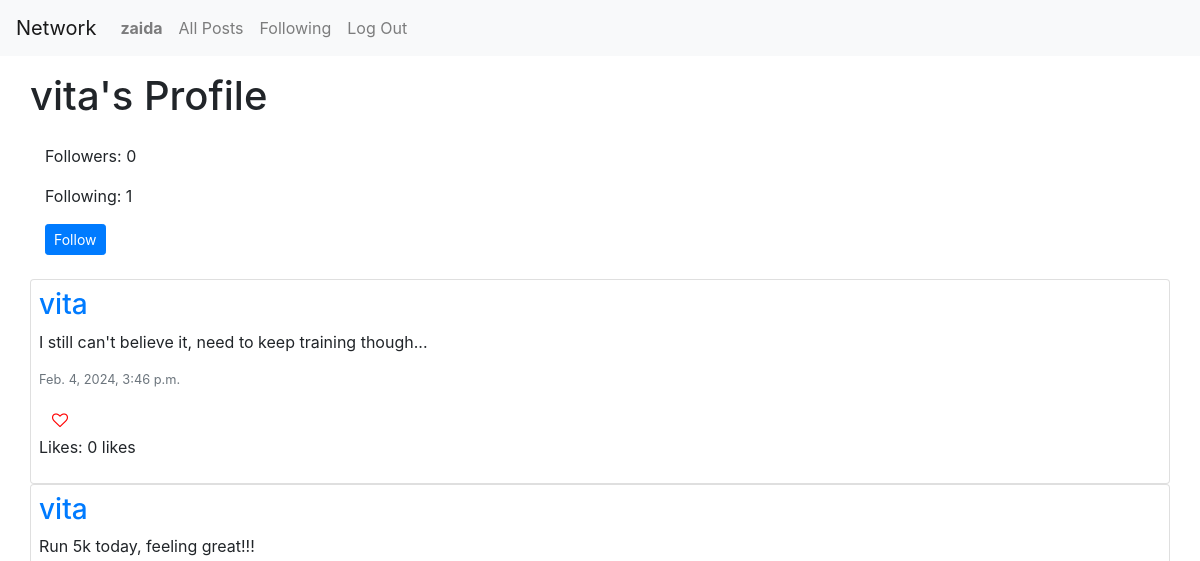
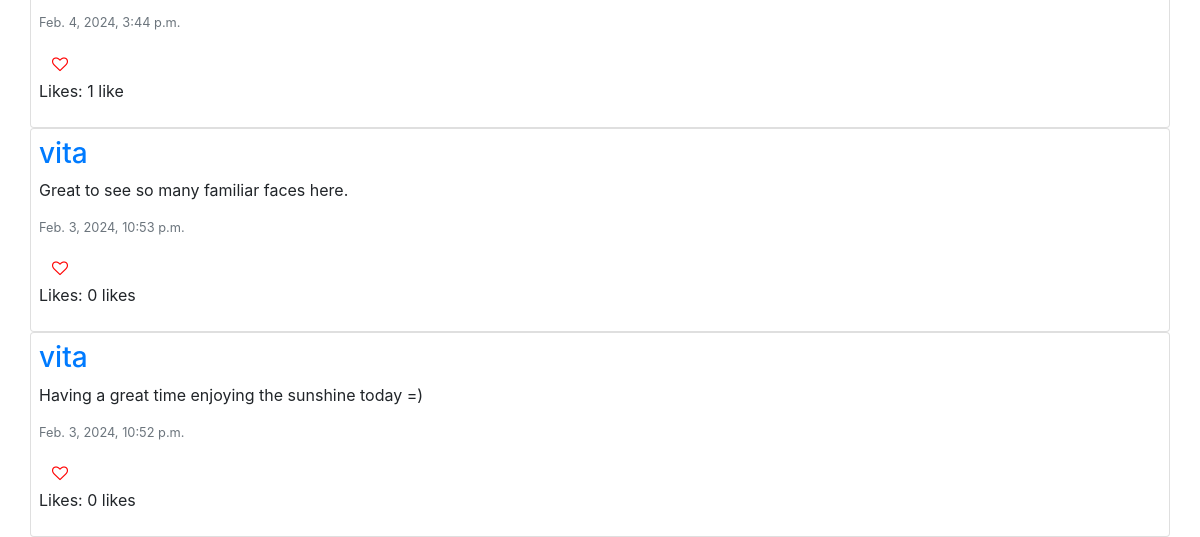
Page /profile/6 (signed in) on the earlier database version (2 pictures, top to bottom).
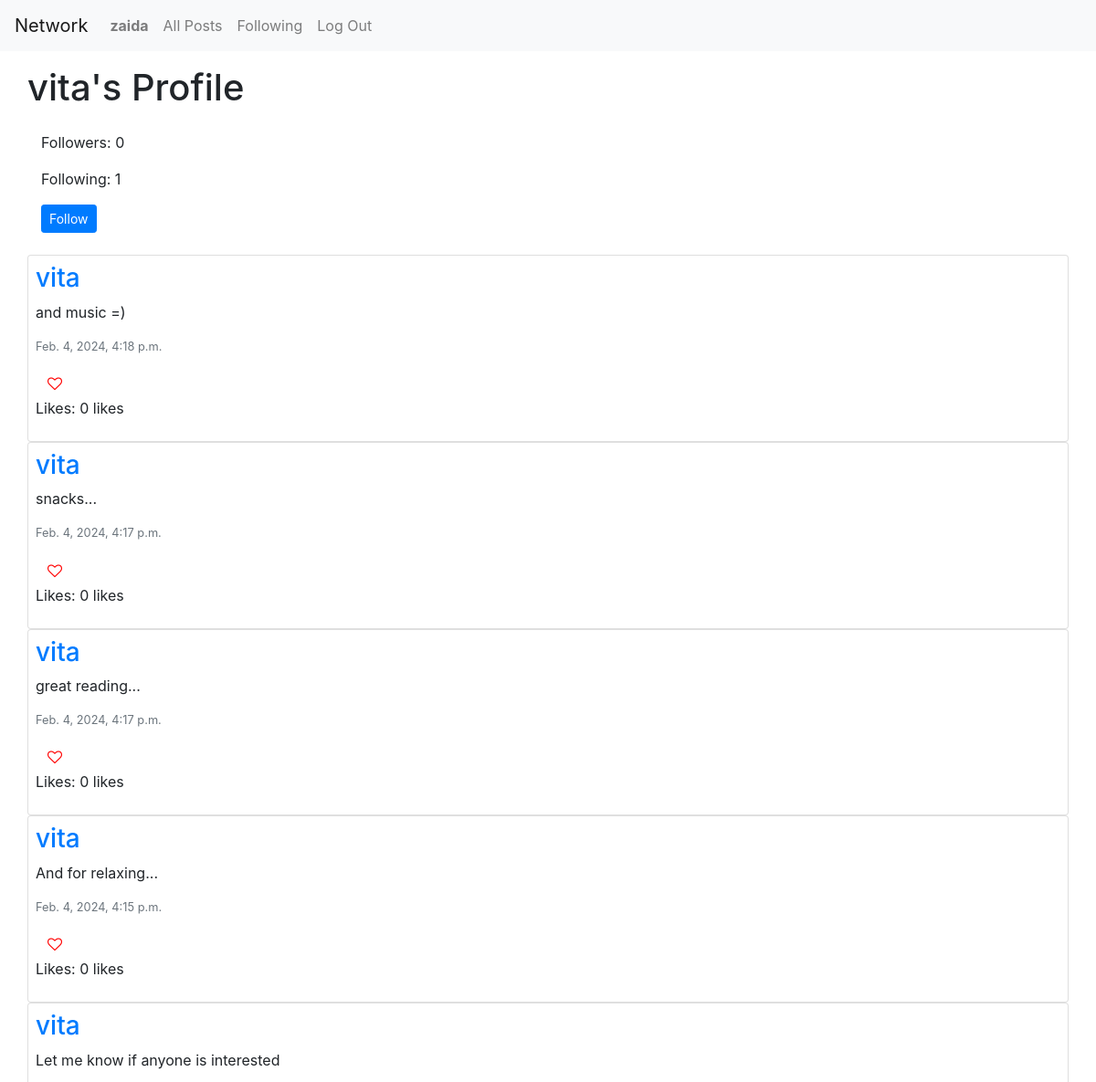
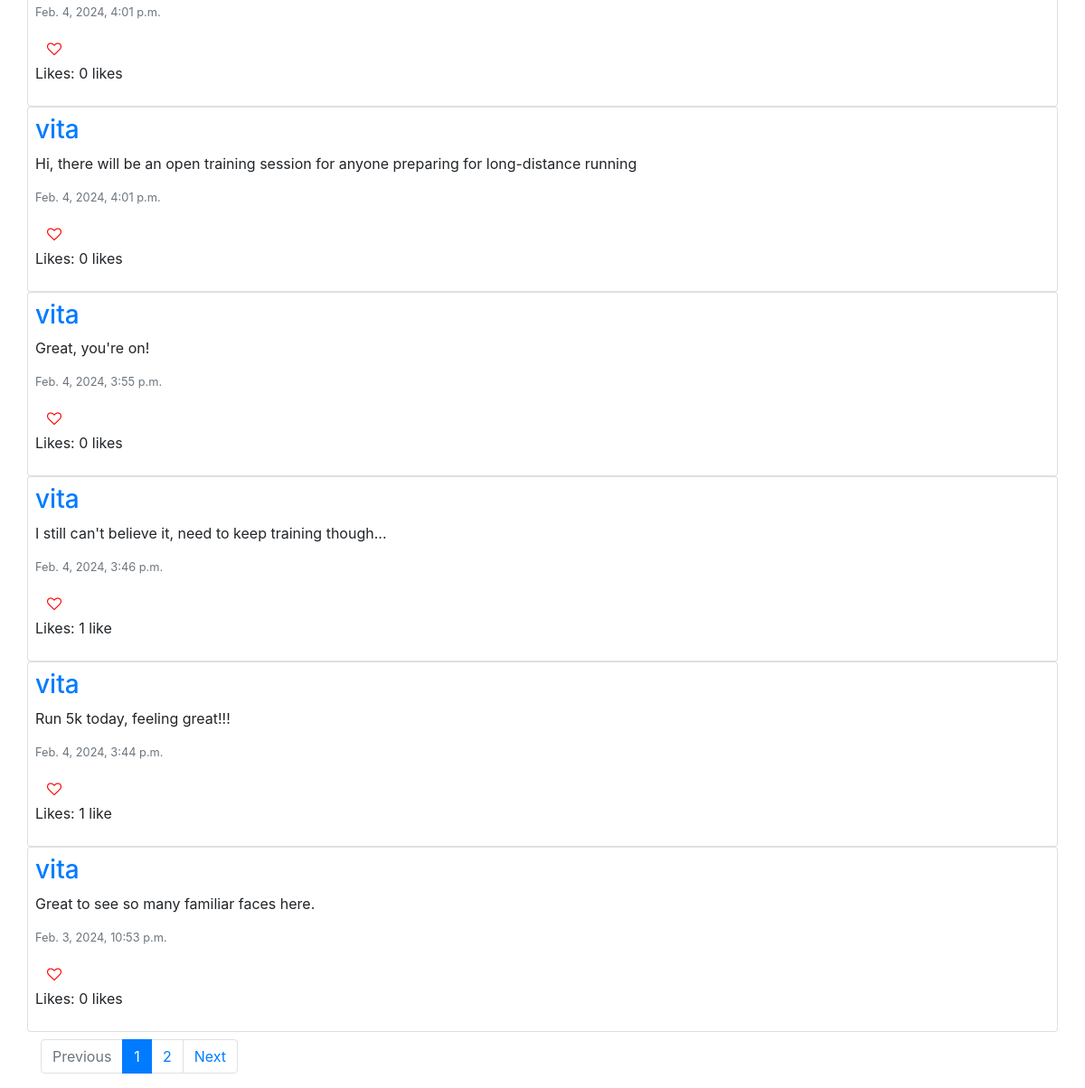
Same page on the later database version (2 pictures, top to bottom).
### network/models.py (models this page shows, shortened)
class User(AbstractUser):
    pass

class Post(models.Model):
    author= models.ForeignKey("User", on_delete=models.CASCADE, related_name='posts')
    content = models.CharField(max_length=300)
    timestamp = models.DateTimeField(auto_now_add=True)
    like = models.IntegerField(default=0)

### network/views.py (the view)
# urls.py: path("profile/<int:user_id>", views.profile, name="profile"),
def profile(request, user_id):
    user = get_object_or_404(User, id=user_id)
    current_user = request.user
    posts = Post.objects.filter(author=user).order_by('id').reverse()
    following = Follower.objects.filter(follower=user)
    followers = Follower.objects.filter(followed=user)
    isFollowing = followers.filter(follower=current_user).exists()
    paginator = Paginator(posts, 10)
    page_number = request.GET.get('page')
    page_obj = paginator.get_page(page_number)
    return render(request, "network/profile.html", {
        'posts': posts,
        'page_obj': page_obj,
        'username': user.username,
        'profile_owner': user,
        'followers': followers,
        'following': following,
        'isFollowing': isFollowing,
    })

### network/templates/network/profile.html (shortened to what this page needs)
{% extends "network/layout.html" %} {% load static %} {% block body %}
<div id="title" class="row my-3">
  <h1 class>{{ username }}'s Profile</h1>
</div>
<div>
  <p id="followersCount">Followers: {{ followers.count }}</p>
  <p id="followingCount">Following: {{ following.count }}</p>
  {% if user.is_authenticated %} {% if user != profile_owner %}
  {% if isFollowing %}
  <form action="{% url 'remove_follow' %}" method="post">
    {% csrf_token %}
    <input type="hidden" name="following_user" value="{{ profile_owner }}" />
    <input type="submit" value="Unfollow" class="btn btn-primary mb-4 btn-sm" />
  </form>
  {% else %}
  <form action="{% url 'add_follow' %}" method="post">
    <input type="submit" value="Follow" class="btn btn-primary mb-4 btn-sm" />
  </form>
  {% endif %} {% endif %} {% endif %}
</div>
<div id="posts-view">
  <div id="all-posts">
    {% for post in page_obj %}
    <div class="row post card p-2">
      <h3>
        <a href="{% url 'profile' user_id=post.author.id%}">{{post.author}}</a>
      </h3>
      <p id="content_{{ post.id }}">{{ post.content }}</p>
      <p class="text-secondary lh-1 small">{{ post.timestamp }}</p>
      {% if user.is_authenticated %} {% if user == post.author %}
      <p>
        <span class="like_count" id="like_count_{{post.id}}"
          >Likes: {{ post.like }} {% if post.like == 1 %} like {% else %} likes
          {% endif %}
        </span>
      </p>
      <div>
        <button
          class="btn btn-primary btn-sm"
          data-toggle="modal"
          data-target="#modal_edit_{{ post.id }}"
        >
          Edit
        </button>
      </div>
      <div
        class="modal fade"
        tabindex="-1"
        role="dialog"
        id="modal_edit_{{ post.id }}"
        aria-labelledby="modal_edit_{{ post.id }}_label"
      >
        <div class="modal-dialog" role="document">
          <div class="modal-content">
            <div class="modal-header">
              <h5 class="modal-title">Edit Post</h5>
              <button
                type="button"
                class="close"
                data-dismiss="modal"
                aria-label="Close"
                aria-hidden="true"
              >
                <span aria-hidden="true">&times;</span>
              </button>
            </div>
            <div class="modal-body">
              {% csrf_token %}
              <textarea
                name="content"
                id="textarea_{{ post.id }}"
                cols="30"
                rows="6"
                class="p-2 form-control"
              >
{{ post.content }}</textarea
              >
            </div>
            <div class="modal-footer">
              <button
                type="button"
                class="btn btn-primary"
                onclick="submitHandler('{{ post.id }}')"
              >
                Submit changes
              </button>
              <button
                type="button"
                class="btn btn-secondary"
                data-dismiss="modal"
              >
                Close
              </button>
            </div>
          </div>
        </div>
      </div>
      {% else %} {% if post.id in postsLiked %}
      <button
        id="{{ post.id }}"
        class="btn col-1 fa fa-heart text-left"
        style="color: red"
        onclick="likeHandler('{{ post.id }}', '{{ postsLiked }}', '{{likeCount}}')"
      ></button>
      <p>
        <span class="like_count" id="like_count_{{post.id}}"
          >Likes: {{ post.like }} {% if post.like == 1 %} like {% else %} likes
          {% endif %}
        </span>
      </p>
      {% else %}
      <button
        id="{{ post.id }}"
        class="btn col-1 fa fa-heart-o text-left"
        style="color: red"
        onclick="likeHandler('{{ post.id }}', '{{ postsLiked }}', '{{likeCount}}')"
      ></button>
      <p>
        <span class="like_count" id="like_count_{{post.id}}"
          >Likes: {{ post.like }} {% if post.like == 1 %} like {% else %} likes
          {% endif %}
        </span>
      </p>
      {% endif %} {% endif %} {% endif %}
    </div>
    {% endfor %}
  </div>
  <nav aria-label="All Posts navigation">
    {% if page_obj.has_other_pages %}
    <ul class="pagination mt-2">
      {% if page_obj.has_previous %}
      <li class="page-item">
        <a class="page-link" href="?page={{ page_obj.previous_page_number }}"
          >Previous</a
        >
      </li>
      {% else %}
      <li class="page-item disabled">
        <span class="page-link">Previous</span>
      </li>
      {% endif %} {{""}} {% for page_number in page_obj.paginator.page_range%}
      {{""}} {% if page_obj.number == page_number %}
      <li class="active page-item">
        <span class="page-link"
          >{{ page_number }} <span class="sr-only">(current)</span></span
        >
      </li>
      {% else %}
      <li class="page-item">
        <a class="page-link" href="?page={{ page_number }}"
          >{{ page_number }}</a
        >
      </li>
      {% endif %} {% endfor %} {% if page_obj.has_next %}
      <li class="page-item">
        <a class="page-link" href="?page={{ page_obj.next_page_number }}"
          >Next</a
        >
      </li>
      {% else %}
      <li class="disabled page-item"><span class="page-link">Next</span></li>
      {% endif %}
    </ul>
    {% endif %}
  </nav>
</div>
{% endblock %}

### network/templates/network/layout.html (shortened to what this page needs)
{% load static %}
<!DOCTYPE html>
<html lang="en">
  <head>
    <link
      rel="stylesheet"
      href="https://stackpath.bootstrapcdn.com/bootstrap/4.4.1/css/bootstrap.min.css"
    />
    <link href="{% static 'network/styles.css' %}" rel="stylesheet" />
    <link
      rel="stylesheet"
      href="https://cdnjs.cloudflare.com/ajax/libs/font-awesome/4.7.0/css/font-awesome.min.css"
    />
  </head>
  <body>
    <nav class="navbar navbar-expand-lg navbar-light bg-light">
      <a class="navbar-brand" href="{% url 'index' %}">Network</a>
      <div>
        <ul class="navbar-nav mr-auto">
          {% if user.is_authenticated %}
          <li class="nav-item">
            <a class="nav-link" href="{% url 'profile' user_id=user.id %}"
              ><strong>{{ user.username }}</strong></a
            >
          </li>
          {% endif %}
          <li class="nav-item">
            <a class="nav-link" href="{% url 'index' %}">All Posts</a>
          </li>
          {% if user.is_authenticated %}
          <li class="nav-item">
            <a class="nav-link" href="{% url 'following' %}">Following</a>
          </li>
          <li class="nav-item">
            <a class="nav-link" href="{% url 'logout' %}">Log Out</a>
          </li>
          {% endif %}
        </ul>
      </div>
    </nav>
    <div class="container">
      <div class="body">{% block body %} {% endblock %}</div>
    </div>
  </body>
</html>

Differences in the rows shown:
no longer on this page (row unchanged): Post: author "vita", content "Having a great time enjoying the sunshine today =)", timestamp "Feb. 3, 2024, 10:52 p.m.", like "0", shows "likes"
added Post: author "vita", content "and music =)", timestamp "Feb. 4, 2024, 4:18 p.m.", like "0", shows "likes"
added Post: author "vita", content "snacks...", timestamp "Feb. 4, 2024, 4:17 p.m.", like "0", shows "likes"
added Post: author "vita", content "great reading...", timestamp "Feb. 4, 2024, 4:17 p.m.", like "0", shows "likes"
added Post: author "vita", content "And for relaxing...", timestamp "Feb. 4, 2024, 4:15 p.m.", like "0", shows "likes"
added Post: author "vita", content "Let me know if anyone is interested", timestamp "Feb. 4, 2024, 4:01 p.m.", like "0", shows "likes"
added Post: author "vita", content "Hi, there will be an open training session for anyone preparing for long-distance running", timestamp "Feb. 4, 2024, 4:01 p.m.", like "0", shows "likes"
added Post: author "vita", content "Great, you're on!", timestamp "Feb. 4, 2024, 3:55 p.m.", like "0", shows "likes"
changed Post "Feb. 4, 2024, 3:46 p.m.": like "0" → "1"; like "likes" → "like"
Other differences:
text now shown: "Previous Next"
new list line: "1"
new list line: "2"
